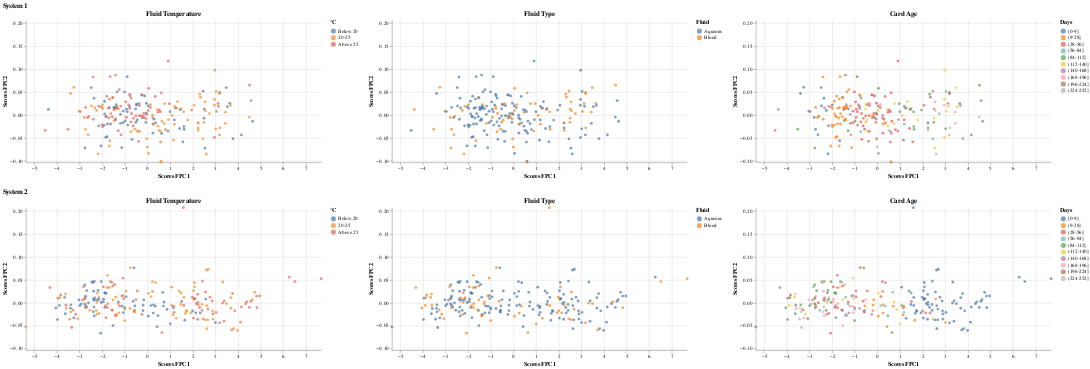

Write notebook code for a chart like this one.
### Markdown cell above
### System 1 versus System 2: Sensor A - Cal Window

### Code cell
pc_scores_s1_A_cal_window, pc_scores_s2_A_cal_window,fpca_s1_A_cal_window,fpca_s2_A_cal_window = fpca_two_inputs(A1_cal_window_combine_balanced.iloc[:,:-6], A2_cal_window_combine_balanced.iloc[:,:-6], color_fpc1_s1='tab:blue', color_fpc2_s1='tab:cyan', color_fpc1_s2='tab:orange', color_fpc2_s2='gold')
print("--------------------------------------------------- Bootstrap -------------------------------------------------------------------------------------------")
ac1, ac2 = bootstrap(A1_cal_window_combine_balanced, A2_cal_window_combine_balanced,"A","cal_window",features="FluidTempBin")
print("--------------------------------------------------- PCA Scores -------------------------------------------------------------------------------------------")
create_pc_scores_plots(pc_scores_s1_A_cal_window, pc_scores_s2_A_cal_window, A1_cal_window_combine_balanced, A2_cal_window_combine_balanced,features="FluidTempBin")

### Figure 1 — Vega-Lite specification as saved in the notebook (floating-point values rounded to 4 significant figures; data arrays with more than 128 entries replaced by an {"elided": "..."} marker saying what was removed)
{"config": {"view": {"continuousWidth": 300, "continuousHeight": 300, "stroke": null}}, "vconcat": [{"hconcat": [{"mark": {"type": "circle"}, "encoding": {"color": {"field": "FluidTempBin", "scale": {"domain": ["Below 20", "20-25", "Above 25"], "range": ["#4e79a7", "#f28e2b", "#e16759"]}, "sort": ["Below 20", "20-25", "Above 25"], "title": "°C", "type": "ordinal"}, "tooltip": [{"field": "TestID", "type": "quantitative"}, {"field": "PC1_Scores", "type": "quantitative"}, {"field": "PC2_Scores", "type": "quantitative"}, {"field": "FluidTempBin", "title": "Fluid Temperature", "type": "ordinal"}], "x": {"field": "PC1_Scores", "scale": {"domain": [-5.369, 7.677]}, "title": "Scores FPC1", "type": "quantitative"}, "y": {"field": "PC2_Scores", "scale": {"domain": [-0.1034, 0.2072]}, "title": "Scores FPC2", "type": "quantitative"}}, "height": 280, "title": "Fluid Temperature", "width": 580}, {"mark": {"type": "circle"}, "encoding": {"color": {"field": "FluidTypeBin", "scale": {"scheme": "tableau10"}, "title": "Fluid", "type": "nominal"}, "tooltip": [{"field": "TestID", "type": "quantitative"}, {"field": "PC1_Scores", "type": "quantitative"}, {"field": "PC2_Scores", "type": "quantitative"}, {"field": "FluidTypeBin", "title": "Fluid Type", "type": "nominal"}], "x": {"field": "PC1_Scores", "scale": {"domain": [-5.369, 7.677]}, "title": "Scores FPC1", "type": "quantitative"}, "y": {"field": "PC2_Scores", "scale": {"domain": [-0.1034, 0.2072]}, "title": "Scores FPC2", "type": "quantitative"}}, "height": 280, "title": "Fluid Type", "width": 580}, {"mark": {"type": "circle"}, "encoding": {"color": {"field": "CardAgeBin", "scale": {"scheme": "tableau10"}, "sort": ["[0-9]", "(9-28]", "(28-56]", "(56-84]", "(84-112]", "(112-140]", "(140-168]", "(168-196]", "(196-224]", "(224-252]"], "title": "Days", "type": "ordinal"}, "tooltip": [{"field": "TestID", "type": "quantitative"}, {"field": "PC1_Scores", "type": "quantitative"}, {"field": "PC2_Scores", "type": "quantitative"}, {"field": "CardAgeBin", "title": "Card Age", "type": "ordinal"}], "x": {"field": "PC1_Scores", "scale": {"domain": [-5.369, 7.677]}, "title": "Scores FPC1", "type": "quantitative"}, "y": {"field": "PC2_Scores", "scale": {"domain": [-0.1034, 0.2072]}, "title": "Scores FPC2", "type": "quantitative"}}, "height": 280, "title": "Card Age", "width": 580}], "data": {"name": "data-c0452462b9177977f1ac78bb0821609c"}, "resolve": {"scale": {"color": "independent"}}, "title": "System 1"}, {"hconcat": [{"mark": {"type": "circle"}, "encoding": {"color": {"field": "FluidTempBin", "scale": {"domain": ["Below 20", "20-25", "Above 25"], "range": ["#4e79a7", "#f28e2b", "#e16759"]}, "sort": ["Below 20", "20-25", "Above 25"], "title": "°C", "type": "ordinal"}, "tooltip": [{"field": "TestID", "type": "quantitative"}, {"field": "PC1_Scores", "type": "quantitative"}, {"field": "PC2_Scores", "type": "quantitative"}, {"field": "FluidTempBin", "title": "Fluid Temperature", "type": "ordinal"}], "x": {"field": "PC1_Scores", "scale": {"domain": [-5.369, 7.677]}, "title": "Scores FPC1", "type": "quantitative"}, "y": {"field": "PC2_Scores", "scale": {"domain": [-0.1034, 0.2072]}, "title": "Scores FPC2", "type": "quantitative"}}, "height": 280, "title": "Fluid Temperature", "width": 580}, {"mark": {"type": "circle"}, "encoding": {"color": {"field": "FluidTypeBin", "scale": {"scheme": "tableau10"}, "title": "Fluid", "type": "nominal"}, "tooltip": [{"field": "TestID", "type": "quantitative"}, {"field": "PC1_Scores", "type": "quantitative"}, {"field": "PC2_Scores", "type": "quantitative"}, {"field": "FluidTypeBin", "title": "Fluid Type", "type": "nominal"}], "x": {"field": "PC1_Scores", "scale": {"domain": [-5.369, 7.677]}, "title": "Scores FPC1", "type": "quantitative"}, "y": {"field": "PC2_Scores", "scale": {"domain": [-0.1034, 0.2072]}, "title": "Scores FPC2", "type": "quantitative"}}, "height": 280, "title": "Fluid Type", "width": 580}, {"mark": {"type": "circle"}, "encoding": {"color": {"field": "CardAgeBin", "scale": {"scheme": "tableau10"}, "sort": ["[0-9]", "(9-28]", "(28-56]", "(56-84]", "(84-112]", "(112-140]", "(140-168]", "(168-196]", "(196-224]", "(224-252]"], "title": "Days", "type": "ordinal"}, "tooltip": [{"field": "TestID", "type": "quantitative"}, {"field": "PC1_Scores", "type": "quantitative"}, {"field": "PC2_Scores", "type": "quantitative"}, {"field": "CardAgeBin", "title": "Card Age", "type": "ordinal"}], "x": {"field": "PC1_Scores", "scale": {"domain": [-5.369, 7.677]}, "title": "Scores FPC1", "type": "quantitative"}, "y": {"field": "PC2_Scores", "scale": {"domain": [-0.1034, 0.2072]}, "title": "Scores FPC2", "type": "quantitative"}}, "height": 280, "title": "Card Age", "width": 580}], "data": {"name": "data-e106836986b79f74547a5fa8aa22f48c"}, "resolve": {"scale": {"color": "independent"}}, "title": "System 2"}], "$schema": "https://vega.github.io/schema/vega-lite/v5.16.3.json", "datasets": {"data-c0452462b9177977f1ac78bb0821609c": {"elided": "216 records"}, "data-e106836986b79f74547a5fa8aa22f48c": {"elided": "216 records"}}}
